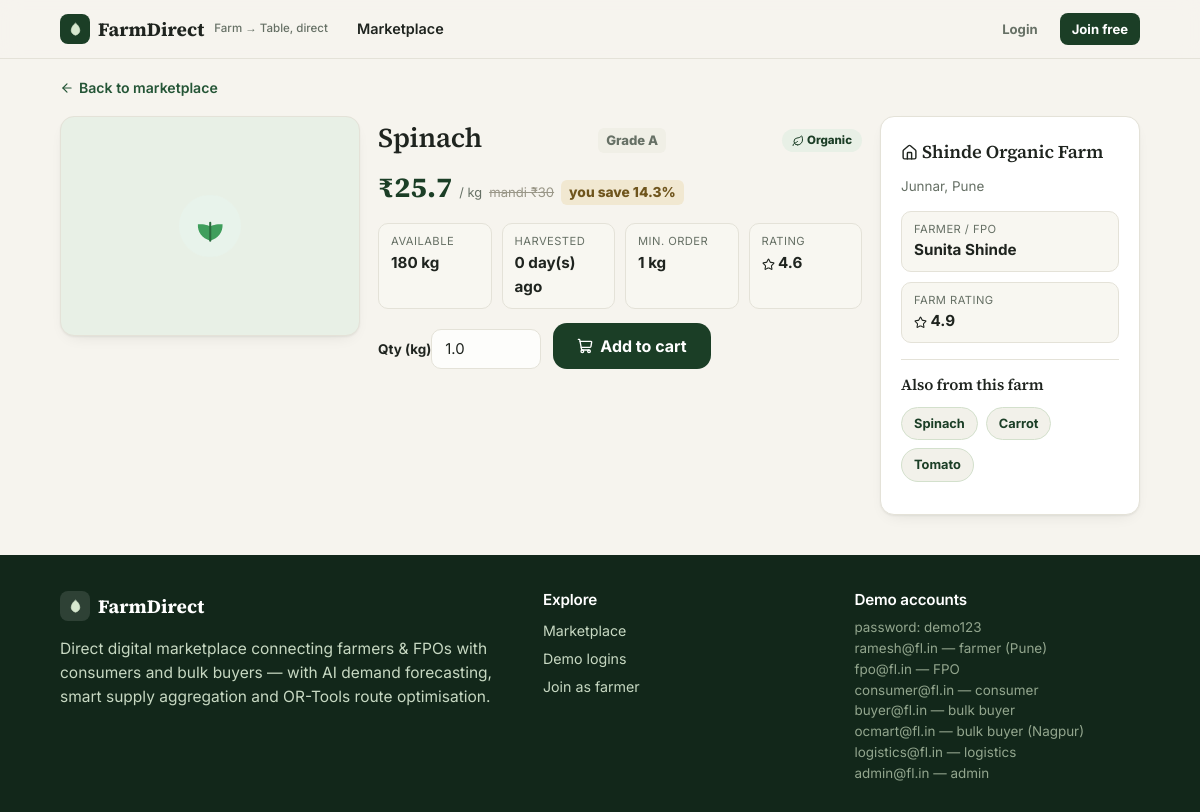
The app's page /product/4 with its own data.
### tables this page shows
CREATE TABLE crops(
  id INTEGER PRIMARY KEY AUTOINCREMENT, name TEXT UNIQUE NOT NULL, emoji TEXT,
  category TEXT, unit TEXT DEFAULT 'kg', base_price REAL);

CREATE TABLE listings(
  id INTEGER PRIMARY KEY AUTOINCREMENT, farm_id INTEGER REFERENCES farms(id),
  crop_id INTEGER REFERENCES crops(id), qty_available REAL, price REAL,
  market_price REAL, unit TEXT DEFAULT 'kg', grade TEXT DEFAULT 'A',
  organic INTEGER DEFAULT 0, min_order REAL DEFAULT 1,
  harvest_type TEXT DEFAULT 'IMMEDIATE', harvest_date TEXT,
  status TEXT DEFAULT 'active', rating REAL DEFAULT 4.6, image_path TEXT);

CREATE TABLE farms(
  id INTEGER PRIMARY KEY AUTOINCREMENT, user_id INTEGER REFERENCES users(id),
  name TEXT NOT NULL, fpo_name TEXT, is_fpo INTEGER DEFAULT 0,
  village TEXT, district TEXT, lat REAL, lng REAL, depot_id INTEGER REFERENCES depots(id),
  organic INTEGER DEFAULT 0, area_acres REAL, rating REAL DEFAULT 4.5,
  reliability REAL DEFAULT 85);

CREATE TABLE users(
  id INTEGER PRIMARY KEY AUTOINCREMENT, name TEXT NOT NULL, email TEXT UNIQUE NOT NULL,
  password_hash TEXT NOT NULL, role TEXT NOT NULL CHECK(role IN
    ('farmer','consumer','buyer','logistics','admin')),
  phone TEXT, address TEXT, lat REAL, lng REAL, depot_id INTEGER REFERENCES depots(id),
  created_at TEXT DEFAULT (date('now')));

### app.py (the view)
@app.route("/product/<int:lid>")
def product(lid):
    u = current_user()
    if u and u["role"] == "logistics":
        flash("The marketplace isn't available for logistics accounts.", "warn")
        return redirect(url_for("logistics"))
    row = q(LSEL + " WHERE l.id=?", (lid,), one=True)
    if not row:
        flash("Listing not found.", "err")
        return redirect(url_for("marketplace"))
    item = dict(row)
    try:
        item["hdays"] = (g.today - date.fromisoformat(item["harvest_date"])).days
    except Exception:
        item["hdays"] = 0
    farm_crops = q("SELECT c.name, c.emoji FROM listings l JOIN crops c ON c.id=l.crop_id "
                   "WHERE l.farm_id=? AND l.status='active' LIMIT 5", (item["farm_id"],))
    ins = crop_insight(item["crop_name"])
    sug = dict(suggested_price=ins["suggested"]) if ins else None
    return render_template("product.html", item=item, farm_crops=farm_crops, sug=sug)

### app.py (called while the page is built, shortened)
def get_db():
    if "db" not in g:
        g.db = sqlite3.connect(DB)
        g.db.row_factory = sqlite3.Row
        g.db.execute("PRAGMA foreign_keys = ON")
    return g.db

@app.before_request
def set_today():
    g.today = date.today()

def q(sql, args=(), one=False):
    cur = get_db().execute(sql, args)
    rows = cur.fetchall()
    return (rows[0] if rows else None) if one else rows

def current_user():
    uid = session.get("uid")
    if not uid:
        return None
    if "cu" not in g:
        g.cu = q("SELECT * FROM users WHERE id=?", (uid,), one=True)
    return g.cu

def icon(name, size=18, cls=""):
    svg = _icon_svg(name)
    if not svg:
        return Markup(f"<span class='ico ico-missing {cls}' aria-hidden='true'></span>")
    svg = _ICON_OPEN_RE.sub(f'<svg width="{size}" height="{size}" class="ico {cls}" aria-hidden="true"', svg, count=1)
    return Markup(svg)

def brand_mark(size=18, cls=""):
    return Markup(
        f"<svg width='{size}' height='{size}' viewBox='0 0 24 24' fill='currentColor' stroke='none' "
        f"class='ico {cls}' aria-hidden='true'><path d='{_BRAND_MARK_PATH}'/></svg>")

def crop_art(crop_name, size=40, cls=""):
    key = re.sub(r"[^a-z]", "", (crop_name or "").lower())
    parts = next((v for k, v in _CROP_ART.items() if k in key), _CROP_ART_DEFAULT)
    swatch = parts[0][1]
    body = []
    for mode, color, d in parts:
        if mode == "fill":
            body.append(f'<path d="{d}" fill="{color}"/>')
        else:
            body.append(f'<path d="{d}" fill="none" stroke="{color}" stroke-width="1.3" '
                        f'stroke-linecap="round" stroke-linejoin="round"/>')
    return Markup(
        f'<span class="crop-art {cls}" style="--art-c:{swatch}" aria-hidden="true">'
        f'<svg width="{size}" height="{size}" viewBox="0 0 24 24">{"".join(body)}</svg></span>'
    )

@app.context_processor
def inject_globals():
    cart = session.get("cart", {})
    return dict(user=current_user(), cart_count=sum(cart.values()), today=date.today(),
                STEPS=STEPS, APP_NAME=APP_NAME, CARTO_API_KEY=CARTO_API_KEY,
                CARTO_TILE_URL=CARTO_TILE_URL)

def crop_insight(crop_name):
    fc = [dict(r) for r in q(
        "SELECT forecast_date, predicted_demand_qty, predicted_price_qtl FROM demand_forecast_logs "
        "WHERE commodity=? ORDER BY forecast_date", (crop_name,))]
    if not fc:
        return None

### templates/product.html (shortened to what this page needs)
{% extends "base.html" %}
{% block content %}
<div class="wrap">
  <a class="crumb" href="{{ url_for('marketplace') }}">{{ icon('arrow-left', 14) }} Back to marketplace</a>
  <div class="pd-grid">
    <div class="card pimg pd-img cat-{{ item['category']|lower|replace(' ','-') }}">
      {% if item['image_path'] %}<img src="{{ url_for('static', filename=item['image_path']) }}" alt="{{ item['crop_name'] }}">
      {% else %}{{ crop_art(item['crop_name'], 120) }}{% endif %}
    </div>
    <div class="pd-main">
      <div class="ptop">
        <h1>{{ item['crop_name'] }}</h1>
        <span class="grade big">Grade {{ item['grade'] }}</span>
        {% if item['organic'] %}<span class="badge st-delivered">{{ icon('leaf', 12) }} Organic</span>{% endif %}
      </div>
      <div class="pprice big">
        <b>₹{{ '%.1f'|format(item['price']) }}</b><span class="unit">/ {{ item['unit'] }}</span>
        <s class="mandi">mandi ₹{{ '%g'|format(item['market_price']|round(1)) }}</s>
        <span class="save big">you save {{ item['save_pct'] }}%</span>
      </div>
      <div class="facts">
        <div><span>Available</span><b>{{ '%g'|format(item['qty_available']) }} kg</b></div>
        <div><span>Harvested</span><b>{{ item['hdays'] }} day(s) ago</b></div>
        <div><span>Min. order</span><b>{{ '%g'|format(item['min_order']) }} kg</b></div>
        <div><span>Rating</span><b>{{ icon('star', 13) }} {{ item['rating'] }}</b></div>
      </div>
      {% if not user or user['role'] in ('consumer', 'buyer') %}
      <form method="post" action="{{ url_for('cart_add', lid=item['id']) }}" class="addrow">
        <label>Qty (kg)<input type="number" name="qty" min="{{ item['min_order'] }}" max="{{ item['qty_available'] }}" step="0.5" value="{{ item['min_order'] }}"></label>
        <button class="btn primary lg">{{ icon('shopping-cart', 16) }} Add to cart</button>
      </form>
      {% else %}
      <div class="note">{{ icon('info', 15) }} Buying is only available on consumer and buyer accounts — you're signed in as a {{ user['role'] }}.</div>
      {% endif %}
    </div>
    <aside class="card pd-farm">
      <h3>{{ icon('home', 17) }} {{ item['farm_name'] }}</h3>
      <p class="fine">{{ item['village'] }}, {{ item['district'] }}{% if item['is_fpo'] %} · FPO: {{ item['farm_name'] }}{% endif %}</p>
      <div class="facts col">
        <div><span>Farmer / FPO</span><b>{{ item['farmer_name'] or 'Collection centre' }}</b></div>
        <div><span>Farm rating</span><b>{{ icon('star', 13) }} {{ item['farm_rating'] }}</b></div>
      </div>
      <hr>
      <h4>Also from this farm</h4>
      <div class="chip-row tight">
        {% for c in farm_crops %}<a class="mchip soft" href="{{ url_for('marketplace', q=c['name'].split(' (')[0]) }}">{{ c['name'].split(' (')[0] }}</a>{% endfor %}
      </div>
    </aside>
  </div>
</div>
{% endblock %}

### records on screen
crops: crop_name "Spinach", name "Spinach"
listings: grade "A", price "25.7", unit "kg", market_price "30", qty_available "180", min_order "1", rating "4.6", qty "1.0"
farms: farm_name "Shinde Organic Farm", village "Junnar", district "Pune", farm_rating "4.9"
users: name "Sunita Shinde"
crops: name "Carrot"
crops: name "Tomato"

### other values on screen
{{ APP_NAME }} "FarmDirect"
{{ item['save_pct'] }} "14.3"
{{ item['hdays'] }} "0"
